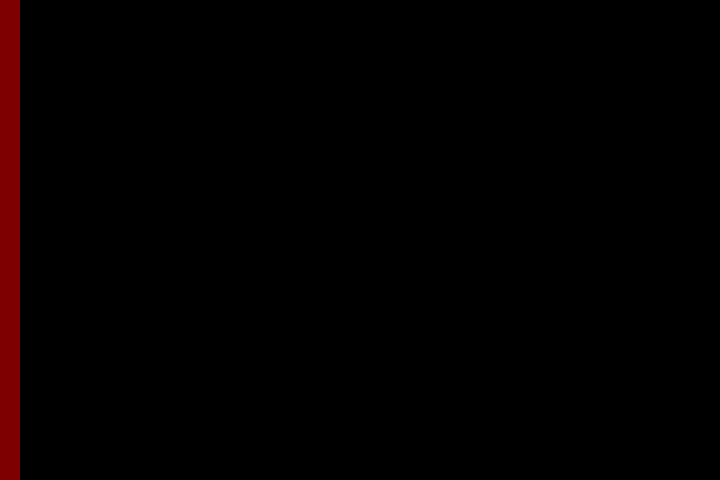
Frame 1 (no input)
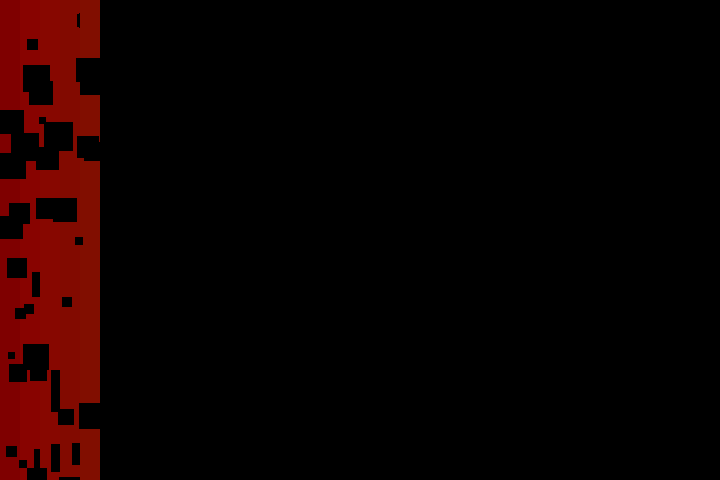
Frame 60 (the mouse pressed at the canvas centre just before this capture)
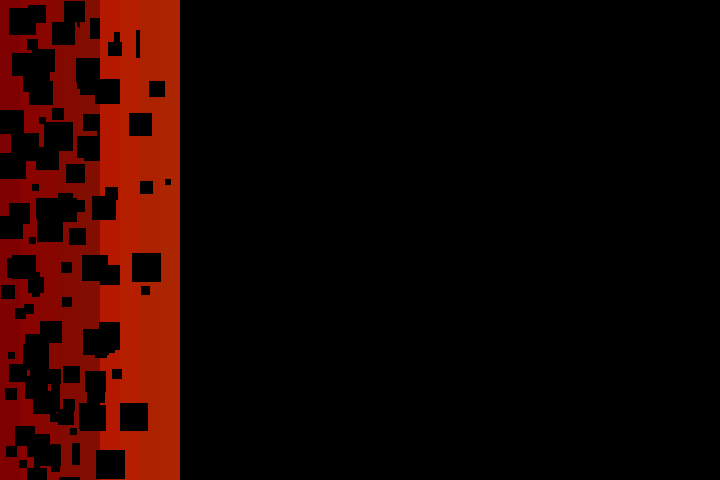
Frame 120 (the mouse held since frame 60 and released just before this capture)

The Processing sketch that drew these frames (run headless with seeded random() and noise(); from frame 60 on, the mouse is pressed at the canvas centre):

// Processing sketch: pattern33
// ── pattern33.pde

int barWidth = 20;
int lastBar = -1;
float startTime;
float bpm = 256;

void setup() {
  size(720, 480);
  colorMode(HSB, 360, 100, 100);
  noStroke();
  background(0);
  startTime = millis();
}

void draw() {
  float elapsedTime = millis() - startTime;
  float beatsPerMillis = bpm / 60000.0;
  float timeInBeats = elapsedTime * beatsPerMillis;
  int whichBar = int(timeInBeats) % (width / barWidth);
  
  if (whichBar != lastBar) {
    int barX = whichBar * barWidth;
    float hue = map(barX, 0, width, 0, 60); // Roodtinten
    float saturation = 100;
    float brightness = map(sin(timeInBeats * TWO_PI), -1, 1, 0, 100);
    fill(hue, saturation, brightness);
    rect(barX, 0, barWidth, height);
    lastBar = whichBar;
  }

  // Voeg willekeurige zwarte vlekken toe
  for (int i = 0; i < 5; i++) { // Voeg 5 zwarte vlekken toe per frame (pas dit aantal naar wens aan)
    int x = int(random(width));
    int y = int(random(height));
    int size = int(random(5, 30)); // Pas de grootte van de vlekken naar wens aan
    fill(0); // Zwart
    rect(x, y, size, size);
  }
}
